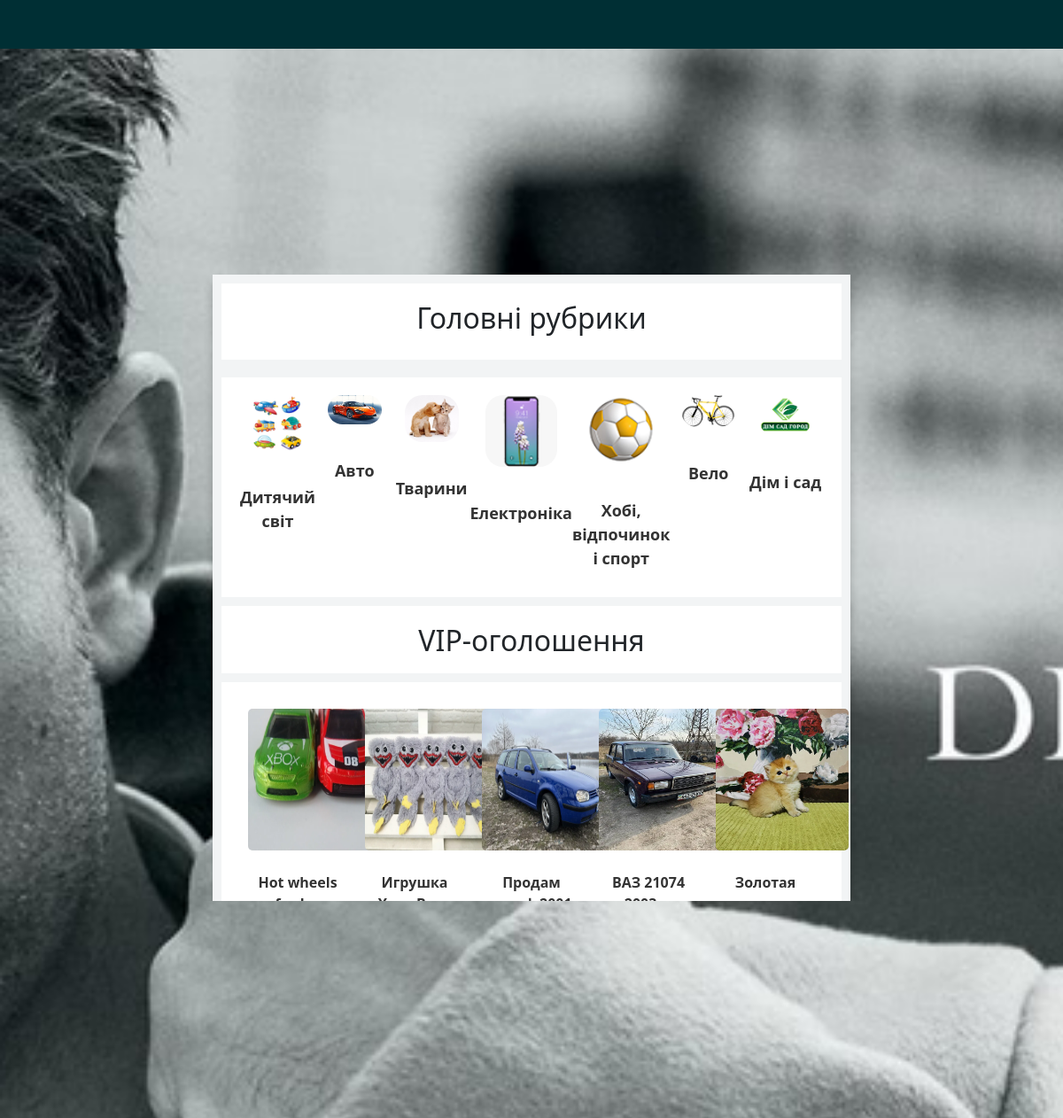
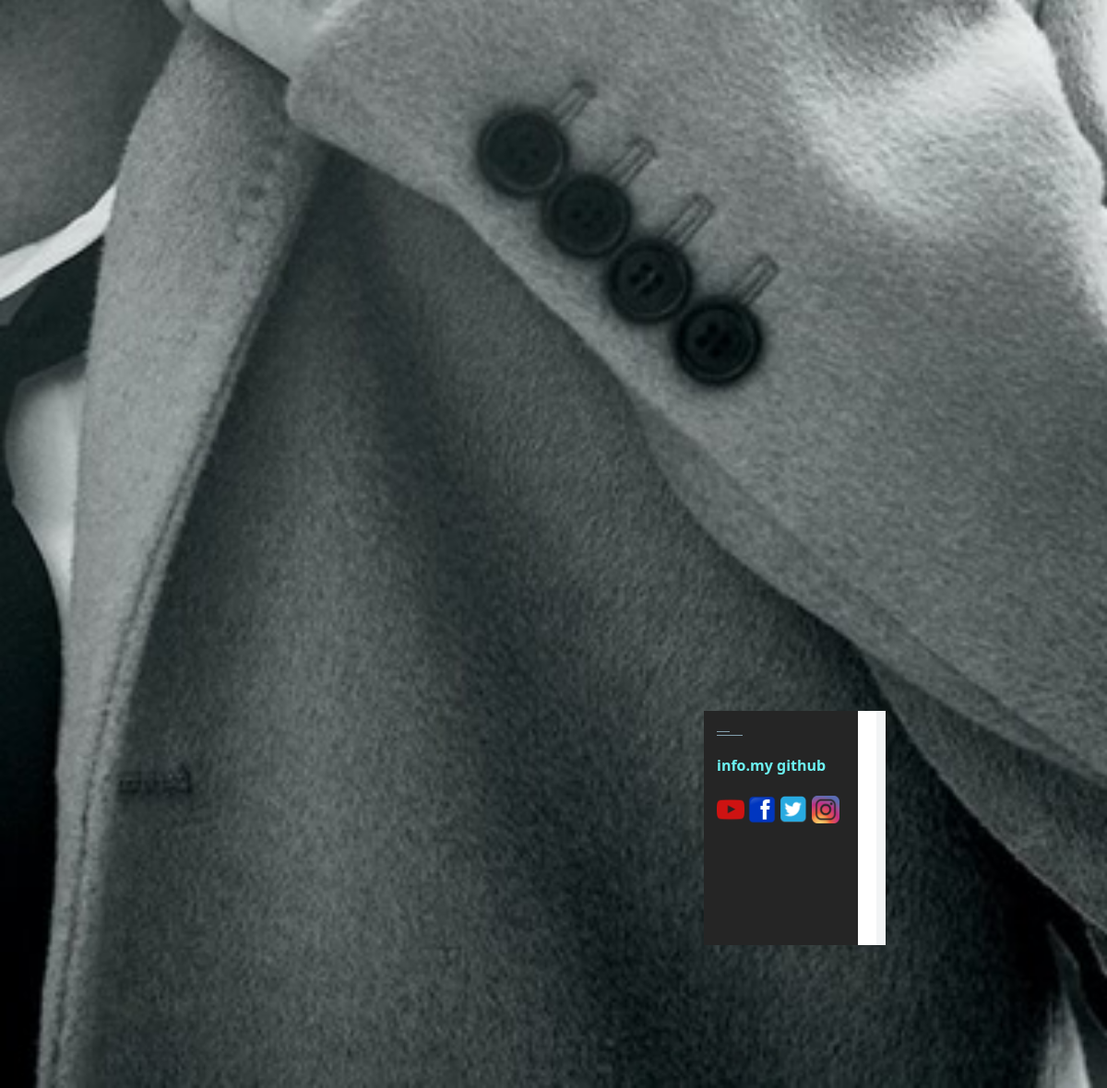
The page / on the database its author committed (2 pictures, top to bottom).
### OLX_main/models.py (models this page shows, shortened)
class Category(models.Model):
    name = models.CharField('Название', max_length=70)
    url = models.SlugField(max_length=120, unique=True)
    img = models.ImageField('Картинка', upload_to='photo_category/')
    class Meta:
        verbose_name = 'Категория'
        verbose_name_plural = 'Категории'
        ordering = ['id']
    def get_absolute_url(self):
        return reverse('category', kwargs={'slug' : self.url})

class Product(models.Model):
    title = models.CharField('Название', max_length=70)
    description = models.TextField('Описание')
    price = models.DecimalField('Цена', max_digits=10, decimal_places=2)
    poster = models.ImageField('Постер', upload_to='user_product/')
    draft = models.BooleanField('В наличии', default=False)
    url = models.SlugField(max_length=150, unique=True)
    category = models.ForeignKey(
        Category, verbose_name='Категории', on_delete=models.SET_NULL, null=True)
    users = models.ManyToManyField(User, verbose_name='Пользователи', related_name='product_user')
    class Meta:
        verbose_name = 'Товар'
        verbose_name_plural = 'Товары'
    def get_absolute_url(self):
        return reverse('datail', kwargs={'slug' : self.url})

### OLX_main/views.py (the view)
# urls.py: path('', views.ProductView.as_view(), name='main'),
class ProductView(CategoryOutput, ListView):
    model = Product
    queryset = Product.objects.filter(draft=False)

### OLX_main/views.py (called while the page is built)
    def get_context_data(self, *args, **kwargs):
        context = super().get_context_data(*args, **kwargs)
        context['categoryes'] = Category.objects.all()
        return context

### OLX_main/templates/OLX_main/product_list.html (shortened to what this page needs)
{% extends 'OLX_main/base.html' %}
{% block main %}
<div class="centr">
    <h2>Головні рубрики</h2>
</div>
<div class="center-block">
    {% for el in categoryes %}
    <div class="category-column">
        <img src="{{ el.img.url }}" alt="category_img">
        <br>
        <a href="{{ el.get_absolute_url }}">{{ el.name }}</a>
    </div>
    {% endfor %}
</div>
<div class="VIP-centr">
    <h2>VIP-оголошення</h2>
</div>
<div class="output_product">
    {% for product in product_list %}
    <div class="product-column">
        <img class="photo" src="{{ product.poster.url }}" alt="photo">
        <br><br>
        <a href="{{ product.get_absolute_url }}">{{ product.title | truncatewords:3  }}</a>
        <br>
        {{ product.price }} грн.
    </div>
    {% endfor %}
{% endblock %}

### OLX_main/templates/OLX_main/base.html (shortened to what this page needs)
<!DOCTYPE html>
{% load static %}
<html lang="ru">
<head>
    <link href="https://cdn.jsdelivr.net/npm/bootstrap@5.3.0-alpha1/dist/css/bootstrap.min.css" rel="stylesheet"
>
    <link rel="stylesheet" href="https://cdn.jsdelivr.net/npm/bootstrap-icons@1.10.3/font/bootstrap-icons.css">
    <link rel="stylesheet" href="{% static 'OLX_main/css/index.css' %}">
</head>
<body>
    <header class="header scrolling">
        <form action="{% url 'search' %}" method="get" class="search">
            <input type="search" placeholder="Пошук..." name="search">
            <button type="submit">Знайти</button>
        </form>
        <div class="header-left">
            <a href="{% url 'main' %}"><img src="{% static 'OLX_main/img/OLX_blue_logo.png' %}" alt="logo-olx"></a>
        </div>
        <div class="header-right">
            <nav>
                <div>
                    <ul>
                        {% if user.is_authenticated %}
                        <p class="user-name">{{ user.username }}</p>
                        <a href="{% url 'account_logout' %}">
                            <li class="add-announcement">Вихід</li>
                        </a>
                        <a href="{% url 'create_post' %}">
                            <li class="add-announcement">Додати оголошення</li>
                        </a>
                        {% else %}
                        <a href="{% url 'account_login' %}">
                            <li class="add-announcement">Вхід</li>
                        </a>
                        <a href="{% url 'account_signup' %}">
                            <li class="add-announcement">Реєстрація</li>
                        </a>
                        <a href="#">
                            <li class="add-announcement">Додати оголошення</li>
                        </a>
                        {% endif %}
                    </ul>
                </div>
            </nav>
        </div>
    </header>
    {% block main %}
    {% endblock %}
    {% block footer %}
    <footer id="footer" class="footer-1">
        <div class="main-footer widgets-dark typo-light">
            <div class="container">
                <div class="row">
                    <div class="col-xs-12 col-sm-6 col-md-3">
                        <div class="widget subscribe no-box">
                            <h5 class="widget-title">COMPANY NAME<span></span></h5>
                            <p>Спасибо за просмотр моего ОЛХ сайта. Весь функционал сделай мной и он рабочий. Хорошего
                                вам дня.</p>
                        </div>
                    </div>
                    <div class="col-xs-12 col-sm-6 col-md-3">
                        <div class="widget no-box">
                            <h5 class="widget-title">Quick Links<span></span></h5>
                            <ul class="thumbnail-widget">
                                <li>
                                    <div class="thumb-content"><a href="#">Get Started</a></div>
                                </li>
                                <li>
                                    <div class="thumb-content"><a href="#.">Top Leaders</a></div>
                                </li>
                                <li>
                                    <div class="thumb-content"><a href="#.">Success Stories</a></div>
                                </li>
                                <li>
                                    <div class="thumb-content"><a href="#.">Event/Tickets</a></div>
                                </li>
                                <li>
                                    <div class="thumb-content"><a href="#.">News</a></div>
                                </li>
                                <li>
                                    <div class="thumb-content"><a href="#.">Lifestyle</a></div>
                                </li>
                                <li>
                                    <div class="thumb-content"><a href="#.">About</a></div>
                                </li>
                            </ul>
                        </div>
                    </div>
                    <div class="col-xs-12 col-sm-6 col-md-3">
                        <div class="widget no-box">
                            <h5 class="widget-title">Get Started<span></span></h5>
                            <p>Begin
                                Get access to the full functionality of the site after registration.</p>
                            <a class="btn" href="{% url 'account_signup' %}" target="_blank">Register Now</a>
                        </div>
                    </div>
                    <div class="col-xs-12 col-sm-6 col-md-3">
                        <div class="widget no-box">
                            <h5 class="widget-title">Contact Us<span></span></h5>
                            <p><a href="https://github.com/ZhankovVG" title="glorythemes"
                                    style="color: rgb(108, 243, 243);">info.my github</a></p>
                            <ul class="social-footer2">
                                <li class=""><a title="youtube" target="_blank"
                                        href="https://www.youtube.com/channel/UC5wo3B7nxMAzMII8EtLDQLQ"><img
                                            alt="youtube" width="30" height="30"
                                            src="{% static 'OLX_main/img/pngwing.com (5).png' %}"></a></li>
                                <li class=""><a href="https://www.facebook.com/profile.php?id=100025923456368" target="_blank" title="Facebook"><img alt="Facebook" width="30"
                                            height="30" src="{% static 'OLX_main/img/pngwing.com (6).png' %}"></a></li>
                                <li class=""><a href="#" target="_blank" title="Twitter"><img alt="Twitter" width="30"
                                            height="30" src="{% static 'OLX_main/img/pngwing.com (7).png' %}"></a></li>
                                <li class=""><a title="instagram" target="_blank" href="https://www.instagram.com/trenirovannyi/?hl=ru"><img alt="instagram"
                                            width="30" height="30"
                                            src="{% static 'OLX_main/img/pngwing.com (8).png' %}"></a></li>
                            </ul>
                        </div>
                    </div>
                </div>
            </div>
        </div>
        <div class="footer-copyright">
            <div class="container">
                <div class="row">
                    <div class="col-md-12 text-center">
                        <p>Copyright Company OLX © 2023. All rights reserved.</p>
                    </div>
                </div>
            </div>
        </div>
    </footer>
    {% endblock %}
</body>
</html>

### OLX_main/static/OLX_main/css/index.css (style rules this page uses)
body { background-image: url('/static/img/c14594_lbox.jpg'); background-repeat: no-repeat; background-position: center center; background-attachment: fixed; -webkit-background-size: cover; -moz-background-size: cover; -o-background-size: cover; background-size: cover; }
header { background-color: #002f34; color: #fff; display: flex; align-items: center; position: fixed; top: 0; left: 0; right: 0; height: 55px; z-index: 999; opacity: 1; transition: all 0.8s ease-out; }
.header-left { margin-right: auto; padding-left: 10px; }
.search { margin-left: 7px; }
.header-left img { width: 55px; margin-left: 3em; }
.header-right nav ul { display: flex; flex-direction: row; list-style: none; margin: 0; padding: 0; }
.header-right nav a li { margin-right: 20px; color: #fff; }
.add-announcement { display: inline-block; border-radius: 5px; text-transform: uppercase; transition: background-color 0.1s ease-in-out; }
.centr { width: 60%; margin: 0 auto; background-color: white; padding: 20px; box-shadow: 0 10px 10px rgba(0, 0, 0, 0.2); margin-top: 310px; text-align: center; border: solid rgb(242, 244, 245) 10px; }
.center-block, .output_product { width: 60%; margin: 0 auto; background-color: white; padding: 20px; box-shadow: 0 10px 10px rgba(0, 0, 0, 0.2); border: solid rgb(242, 244, 245) 10px; }
.center-block, .output_product { display: flex; flex-direction: row; justify-content: space-between; margin-bottom: 20px; }
.category-column { display: flex; flex-direction: column; align-items: center; text-align: center; }
.category-column a { font-size: 18px; font-weight: bold; color: #333; text-decoration: none; margin-bottom: 10px; }
.category-column img { width: 70%; max-width: 200px; height: auto; margin-bottom: 10px; border-radius: 20px; }
.VIP-centr { width: 60%; margin: 0 auto; background-color: white; padding: 20px; box-shadow: 0 10px 10px rgba(0, 0, 0, 0.2); margin-top: -30px; text-align: center; border: solid rgb(242, 244, 245) 10px; }
.output_product { margin-top: -20px; }
.output_product { display: flex; flex-wrap: wrap; justify-content: center; align-items: flex-start; border: solid rgb(242, 244, 245) 10px; }
.product-column { width: 20%; padding: 10px; box-sizing: border-box; text-align: center; }
.photo { width: 150px; height: 160px; border-radius: 5px; }
a { font-size: 16px; font-weight: bold; color: #333; text-decoration: none; margin-top: 5px; }
footer .main-footer { padding: 20px 0; background: #252525; }
footer ul { padding-left: 0; list-style: none; }
.footer-copyright { background: #222; padding: 5px 0; }
.footer-copyright p { color: #969696; margin: 2px 0 0; }
.widget { padding: 20px; margin-bottom: 40px; }
.widget.no-box { padding: 0; background-color: transparent; margin-bottom: 40px; box-shadow: none; -webkit-box-shadow: none; -moz-box-shadow: none; -ms-box-shadow: none; -o-box-shadow: none; }
.widget.subscribe p { margin-bottom: 18px; }
.widget li a { color: #ff8d1e; }
.widget-title { margin-bottom: 20px; }
.widget-title span { background: #839FAD none repeat scroll 0 0; display: block; height: 1px; margin-top: 25px; position: relative; width: 20%; }
.widget-title span::after { background: inherit; content: ""; height: inherit; position: absolute; top: -4px; width: 50%; }
.typo-light h1, .typo-light h2, .typo-light h3, .typo-light h4, .typo-light h5, .typo-light h6, .typo-light p, .typo-light div, .typo-light span, .typo-light small { color: #fff; }
ul.social-footer2 { margin: 0; padding: 0; width: auto; }
ul.social-footer2 li { display: inline-block; padding: 0; }
ul.social-footer2 li a { display: block; height: 30px; width: 30px; text-align: center; }
.btn { background-color: #ff8d1e; color: #fff; }

### rows shown on the page
Category: img (picture), name "Дитячий світ"
Category: img (picture), name "Авто"
Category: img (picture), name "Тварини"
Category: img (picture), name "Електроніка"
Category: img (picture), name "Хобі, відпочинок і спорт"
Category: img (picture), name "Вело"
Category: img (picture), name "Дім і сад"
Product: poster (picture), title "Hot wheels ford …", price "250,00"
Product: poster (picture), title "Игрушка Хаги Ваги", price "299,00"
Product: poster (picture), title "Продам гольф 2001", price "148905,14"
Product: poster (picture), title "ВАЗ 21074 2003 …", price "73533,40"
Product: poster (picture), title "Золотая шиншилла от …", price "12000,00"
Product: poster (picture), title "Мальчик серебристая шиншилла", price "6500,00"
Product: poster (picture), title "USED Apple Watch …", price "8599,00"
Product: poster (picture), title "Honor Magic Watch …", price "1500,00"
Product: poster (picture), title "Тренажер для бокса, …", price "99,00"
Product: poster (picture), title "Бильярд русский. Бильярдный …", price "145000,00"
Product: poster (picture), title "Гравійний Cr-Mo велосипед …", price "25900,00"
Product: poster (picture), title "Велосипед Bergamont Revox …", price "22000,00"
Product: poster (picture), title "Шатер садовый 3,6м …", price "8799,00"
Product: poster (picture), title "РОЗПРОДАЖ! Теплица 3х4 …", price "4500,00"
Product: poster (picture), title "Прапор", price "100000,00"
Product: poster (picture), title "Екатерина", price "1,00"
